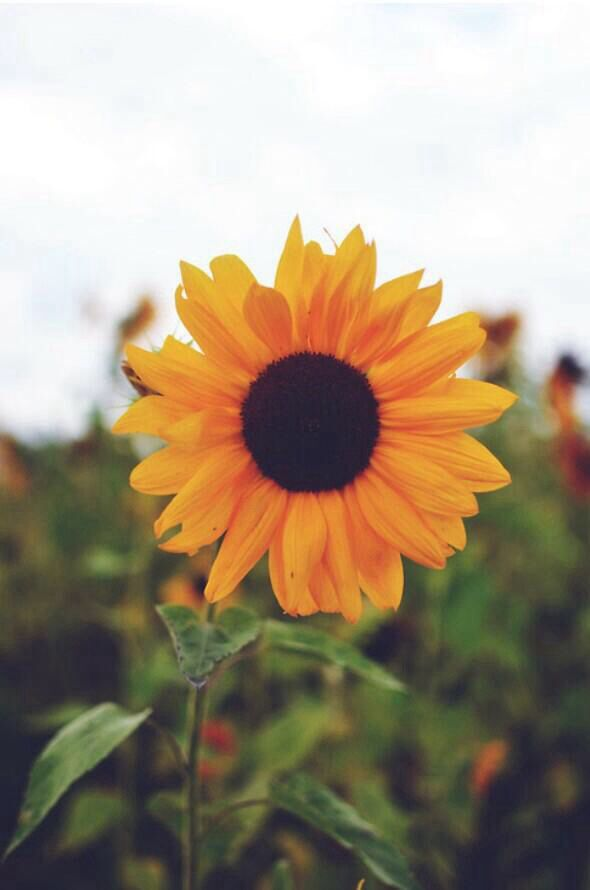
#> input picture images/images/pretty sunflower/Image_1.jpg, 590 x 890 px, found by its file name
$ jupyter execute --allow-errors 'image calssicifation using ML.ipynb'   (shell and % lines are left out)
#> lines starting #> are read from the running program, lines starting #| are printed output that depends on the picture
1. Data : Images
2. Download images manually the image from google
3. dowload dataset from kaggle.com
4. Build a image web crawler
5. Use python library to scrape the images (using)

[cell 1]
from bing_image_downloader import downloader
downloader.download("pretty sunflower", limit=30, output_dir='images',adult_filter_off=True)
#> (this line was passed over: bing_image_downloader is not available in this run)

[cell 2]
downloader.download("rugby ball leather", limit=30, output_dir='images',adult_filter_off=True)
#> (this line was passed over: bing_image_downloader is not available in this run)

[cell 3]
downloader.download("ice cream cone", limit=30, output_dir='images',adult_filter_off=True)
#> (this line was passed over: bing_image_downloader is not available in this run)
#> further down, img_array is the input picture: shape (890, 590, 3); mean R, G, B 162.8, 148.3, 126.3
#> `img_resized = resize(img_array,(150,150,3))`:
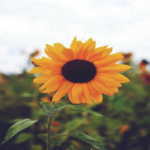
#> img_resized: shape (150, 150, 3) float64; mean R, G, B 0.638, 0.581, 0.495

[cell 4]
import os
import matplotlib.pyplot as plt
import numpy as np
from skimage.io import imread
from skimage.transform import resize

target = []
images = []
flat_data = []

DATADIR = 'C:\\Users\Hp\images'
CATEGORIES = ['pretty sunflower', 'rugby ball leather', 'ice cream cone']

#> (the rest of this cell did not finish here and is left out)

[cell 5]
flat_data        # bunch of array
flat_data[0]

[cell 6]
len(flat_data)             # total we have 90 values
#> Out = 1

[cell 7]
len(flat_data[0])
#> Out = 67500

[cell 8]
target             # we will get 0 - 30times , 1 - 30times, 2 - 30times.

#> (a cell that did not finish here is left out)

[cell 10]
unique, count =  np.unique(target,return_counts = True)
plt.bar(CATEGORIES,count)                                      # plotting bar graph with name vs count
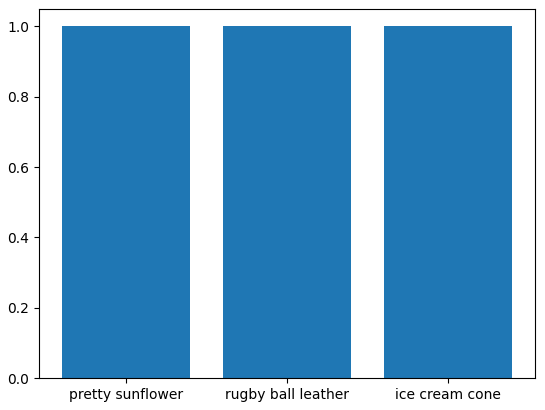
#> figure drawn by matplotlib, 1 panel
